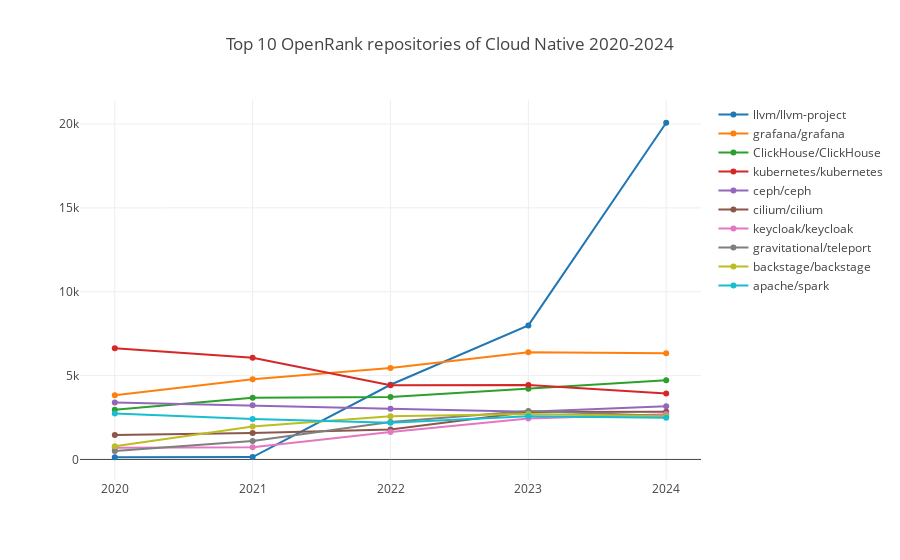

The notebook cell saved with this chart:
### Markdown cell above
### 云原生

### Code cell
processTechFieldRepoOpenrank(':technology/cloud_native', 'Cloud Native');

### Figure 1 — Plotly figure (JSON) as saved in the notebook; plotly's stock layout.template omitted (floating-point values rounded to 4 significant figures)
{"data": [{"name": "llvm/llvm-project", "x": [2020, 2021, 2022, 2023, 2024], "y": [130.3, 142.7, 4453.0, 7991.0, 20070.0]}, {"name": "grafana/grafana", "x": [2020, 2021, 2022, 2023, 2024], "y": [3828.0, 4784.0, 5457.0, 6396.0, 6336.0]}, {"name": "ClickHouse/ClickHouse", "x": [2020, 2021, 2022, 2023, 2024], "y": [2966.0, 3680.0, 3725.0, 4220.0, 4726.0]}, {"name": "kubernetes/kubernetes", "x": [2020, 2021, 2022, 2023, 2024], "y": [6635.0, 6063.0, 4422.0, 4442.0, 3925.0]}, {"name": "ceph/ceph", "x": [2020, 2021, 2022, 2023, 2024], "y": [3399, 3230.0, 3018.0, 2846.0, 3174.0]}, {"name": "cilium/cilium", "x": [2020, 2021, 2022, 2023, 2024], "y": [1455.0, 1576.0, 1789.0, 2825.0, 2843.0]}, {"name": "keycloak/keycloak", "x": [2020, 2021, 2022, 2023, 2024], "y": [697.7, 726.8, 1633.0, 2441.0, 2688.0]}, {"name": "gravitational/teleport", "x": [2020, 2021, 2022, 2023, 2024], "y": [501.3, 1095.0, 2227.0, 2886.0, 2584.0]}, {"name": "backstage/backstage", "x": [2020, 2021, 2022, 2023, 2024], "y": [787.3, 1961.0, 2571.0, 2706.0, 2574.0]}, {"name": "apache/spark", "x": [2020, 2021, 2022, 2023, 2024], "y": [2735.0, 2413.0, 2188.0, 2571.0, 2485.0]}], "layout": {"autosize": true, "title": {"text": "Top 10 OpenRank repositories of Cloud Native 2020-2024"}, "xaxis": {"autorange": true, "range": [2020.0, 2024.0], "type": "linear"}, "yaxis": {"autorange": true, "range": [-1516.0, 21720.0], "type": "linear"}}}
